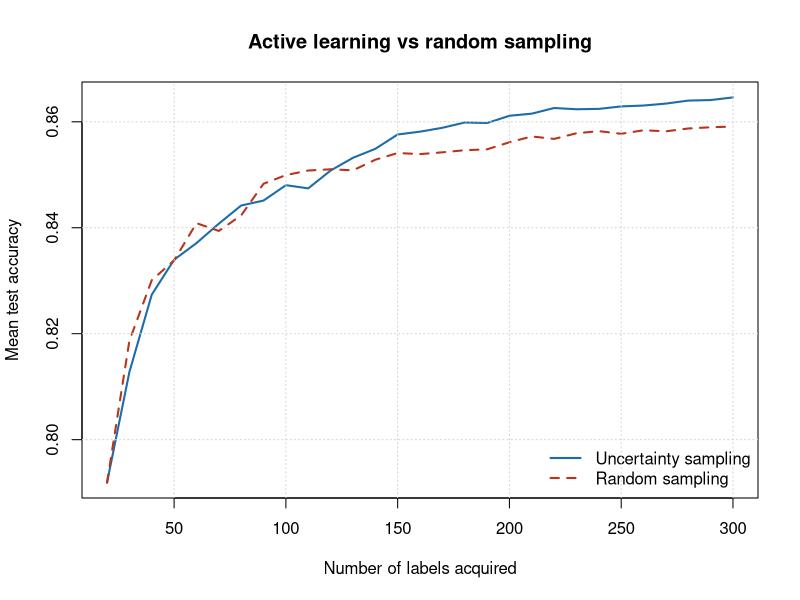

R code for this plot:
## ---- chunk 1
#| include: false
suppressPackageStartupMessages(library(tidyverse))
## ---- chunk 2
settings <- data.frame(
  Aspect = c("Candidate access", "Decision", "Budget control",
             "Typical use", "Main risk"),
  `Pool-based` = c("All of U at once", "Rank, take top-k",
                   "Pick exactly k per round",
                   "Offline dataset building",
                   "Rescoring a huge pool each round"),
  `Stream-based` = c("One point at a time", "Label if a(x) >= tau",
                     "Tune tau to hit spend rate",
                     "Online / production sampling",
                     "Wrong tau over- or under-spends"),
  check.names = FALSE
)
knitr::kable(settings, caption = "Pool-based vs stream-based active learning.")
## ---- chunk 3
strat <- data.frame(
  Strategy = c("Least confidence", "Margin", "Entropy",
               "Query-by-committee", "Expected model change"),
  `What it scores` = c("1 - max prob",
                       "gap between top two probs",
                       "entropy of predictive dist",
                       "committee disagreement",
                       "expected gradient / param change"),
  Cost = c("very low", "very low", "low",
           "medium (train C models)", "high (grad per candidate)"),
  `Needs probabilities` = c("yes", "yes", "yes",
                            "votes or probs", "no (uses gradients)"),
  `Good when` = c("calibrated probs, binary/few classes",
                  "many classes, top-2 confusion",
                  "many classes, broad uncertainty",
                  "model unstable / small L",
                  "expensive labels, gradient models"),
  check.names = FALSE
)
knitr::kable(strat, caption = "Query strategies at a glance.")
## ---- chunk 4
.libPaths(c("C:/Users/miken/R/library-4.4", .libPaths()))
set.seed(1301)

# Simulate two classes with overlapping Gaussian clusters in 2D.
# The optimal boundary is nonlinear-ish but glm still learns a useful one.
make_data <- function(n) {
  # class 0: two blobs; class 1: two blobs, interleaved
  k <- n %/% 4
  s <- 1.4                       # cluster spread: larger = more class overlap
  c0 <- rbind(
    cbind(rnorm(k, -2, s), rnorm(k, -2, s)),
    cbind(rnorm(k,  2, s), rnorm(k,  2, s))
  )
  c1 <- rbind(
    cbind(rnorm(k, -2, s), rnorm(k,  2, s)),
    cbind(rnorm(k,  2, s), rnorm(k, -2, s))
  )
  X <- rbind(c0, c1)
  y <- c(rep(0L, nrow(c0)), rep(1L, nrow(c1)))
  # add an interaction-friendly feature so a linear glm can separate the XOR pattern
  data.frame(x1 = X[, 1], x2 = X[, 2], x1x2 = X[, 1] * X[, 2], y = y)
}

pool_all  <- make_data(4000)   # large unlabeled pool
test_set  <- make_data(2000)   # fixed held-out test set

# The two classes form an XOR pattern, which no straight line in (x1, x2) can
# split. Adding the product feature x1*x2 gives the linear glm a coordinate in
# which the classes ARE linearly separable, so logistic regression can learn
# a useful boundary. This is the classic feature-engineering fix for XOR.

# Reserve indices for the pool; labels exist in simulation but the learner
# may only "see" a label once it spends budget to query that row.
pool_idx  <- seq_len(nrow(pool_all))
## ---- chunk 5
fit_glm <- function(train) {
  suppressWarnings(
    glm(y ~ x1 + x2 + x1x2, data = train, family = binomial())
  )
}

test_accuracy <- function(model, test) {
  p   <- predict(model, newdata = test, type = "response")
  yhat <- as.integer(p > 0.5)
  mean(yhat == test$y)
}

# One active-learning run. strategy is "uncertainty" or "random".
run_al <- function(strategy, seed,
                   n_seed = 20, batch = 10, budget = 300) {
  set.seed(seed)
  available <- pool_idx
  # initial seed labels, drawn at random for both strategies
  labeled <- sample(available, n_seed)
  available <- setdiff(available, labeled)

  n_labels <- integer(0)
  acc      <- numeric(0)

  repeat {
    train <- pool_all[labeled, ]
    model <- fit_glm(train)

    n_labels <- c(n_labels, length(labeled))
    acc      <- c(acc, test_accuracy(model, test_set))

    if (length(labeled) >= budget || length(available) == 0) break

    take <- min(batch, length(available))
    if (strategy == "random") {
      chosen <- sample(available, take)
    } else {
      # uncertainty: probability closest to 0.5 over the remaining pool
      p_pool <- predict(model, newdata = pool_all[available, ],
                        type = "response")
      score  <- abs(p_pool - 0.5)          # smaller = more uncertain
      chosen <- available[order(score)[seq_len(take)]]
    }
    labeled   <- c(labeled, chosen)
    available <- setdiff(available, chosen)
  }
  data.frame(strategy = strategy, seed = seed,
             n_labels = n_labels, accuracy = acc)
}

# Average over several seeds to smooth out sampling noise.
seeds <- 1:15
runs <- do.call(rbind, lapply(seeds, function(s) {
  rbind(run_al("uncertainty", s), run_al("random", s))
}))

# Average accuracy at each label count, per strategy.
curve <- aggregate(accuracy ~ strategy + n_labels, data = runs, FUN = mean)
head(curve[order(curve$n_labels), ], 6)
## ---- chunk 6
ul <- curve[curve$strategy == "uncertainty", ]
rl <- curve[curve$strategy == "random", ]
ul <- ul[order(ul$n_labels), ]
rl <- rl[order(rl$n_labels), ]

plot(ul$n_labels, ul$accuracy, type = "l", lwd = 2, col = "#1b6ca8",
     ylim = range(curve$accuracy),
     xlab = "Number of labels acquired",
     ylab = "Mean test accuracy",
     main = "Active learning vs random sampling")
lines(rl$n_labels, rl$accuracy, lwd = 2, col = "#b8341b", lty = 2)
legend("bottomright",
       legend = c("Uncertainty sampling", "Random sampling"),
       col = c("#1b6ca8", "#b8341b"), lwd = 2, lty = c(1, 2), bty = "n")
grid()
## ---- chunk 7
# Labels each strategy needs to first reach a target accuracy.
labels_to_reach <- function(df, target) {
  hit <- df[df$accuracy >= target, ]
  if (nrow(hit) == 0) return(NA_integer_)
  min(hit$n_labels)
}
target <- 0.86
u_need <- labels_to_reach(ul, target)
r_need <- labels_to_reach(rl, target)
data.frame(
  target_accuracy = target,
  uncertainty_labels = u_need,
  random_labels = r_need
)
